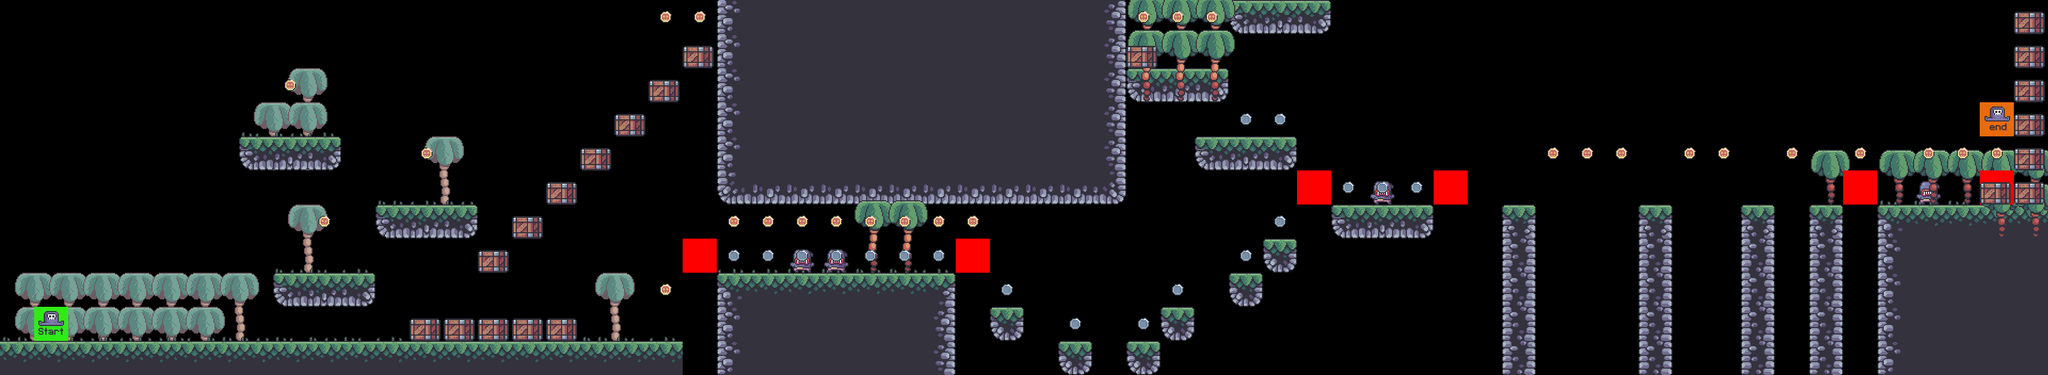

A 2D game scene composited from a Tiled map and its tileset images. What follows is a short description and the map's XML, with each tile layer's data collapsed to a summary:
An orthogonal 60x11 tile map with 64x64 px tiles, 9 tile layers (bg_palms, terrain, grass, enemies, ...), 7 tilesets.

<map version="1.10" tiledversion="1.10.2" orientation="orthogonal" renderorder="right-down" width="60" height="11" tilewidth="64" tileheight="64" infinite="0" nextlayerid="10" nextobjectid="1">
 <tileset firstgid="1" source="../tile_sets/terrain_tiles.tsx" />
 <tileset firstgid="17" source="../tile_sets/coin_tiles.tsx" />
 <tileset firstgid="19" source="../tile_sets/grass.tsx" />
 <tileset firstgid="24" source="../tile_sets/palms.tsx" />
 <tileset firstgid="30" source="../tile_sets/crates.tsx" />
 <tileset firstgid="31" source="../tile_sets/player_tiles.tsx" />
 <tileset firstgid="33" source="../tile_sets/enemy_tile.tsx" />
 <layer id="4" name="bg_palms" width="60" height="11">
  <data>[660 cells, 19 non-empty, 1 distinct tile ids]</data>
 </layer>
 <layer id="1" name="terrain" width="60" height="11">
  <data>[660 cells, 185 non-empty, 15 distinct tile ids]</data>
 </layer>
 <layer id="3" name="grass" width="60" height="11">
  <data>[660 cells, 41 non-empty, 5 distinct tile ids]</data>
 </layer>
 <layer id="8" name="enemies" width="60" height="11">
  <data>[660 cells, 4 non-empty, 1 distinct tile ids]</data>
 </layer>
 <layer id="5" name="fg_palms" width="60" height="11">
  <data>[660 cells, 16 non-empty, 2 distinct tile ids]</data>
 </layer>
 <layer id="2" name="coins" width="60" height="11">
  <data>[660 cells, 46 non-empty, 2 distinct tile ids]</data>
 </layer>
 <layer id="9" name="constraints" width="60" height="11">
  <data>[660 cells, 6 non-empty, 1 distinct tile ids]</data>
 </layer>
 <layer id="6" name="crates" width="60" height="11">
  <data>[660 cells, 20 non-empty, 1 distinct tile ids]</data>
 </layer>
 <layer id="7" name="player" width="60" height="11">
  <data>[660 cells, 2 non-empty, 2 distinct tile ids]</data>
 </layer>
</map>
